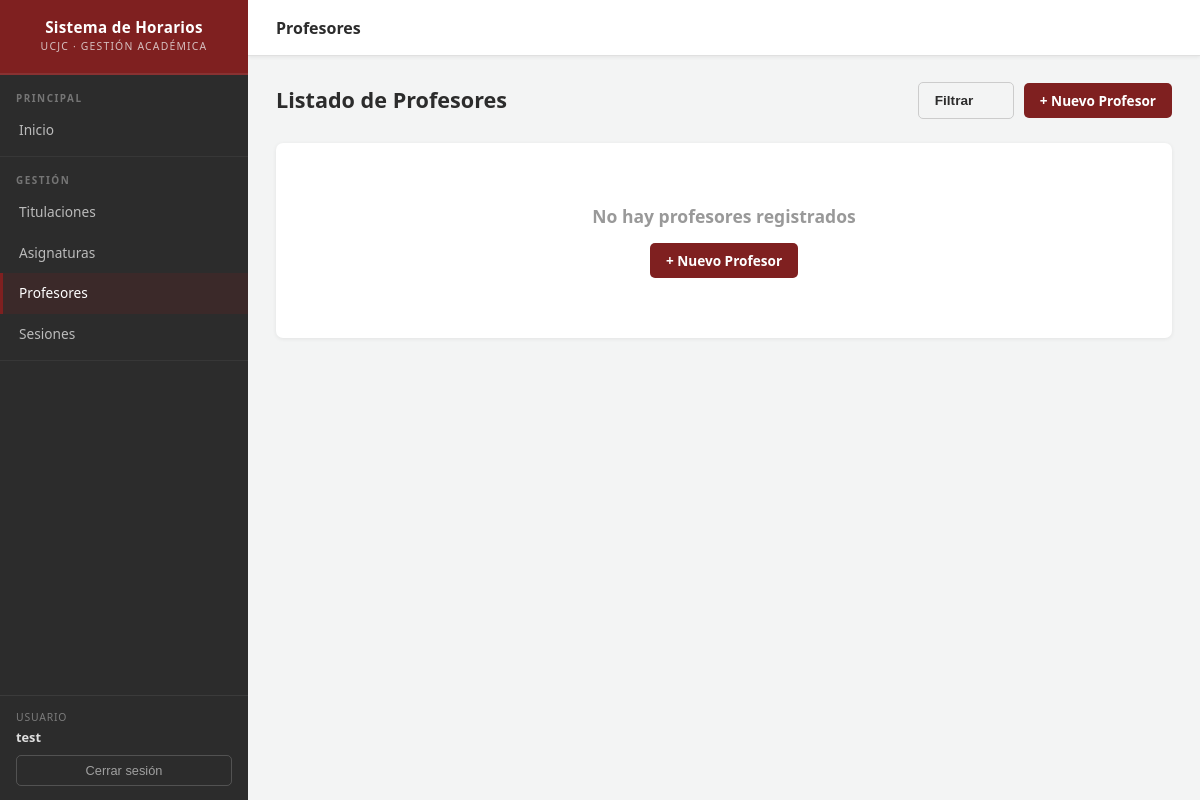
The app's page /horarios/profesores/ (signed in), older data.
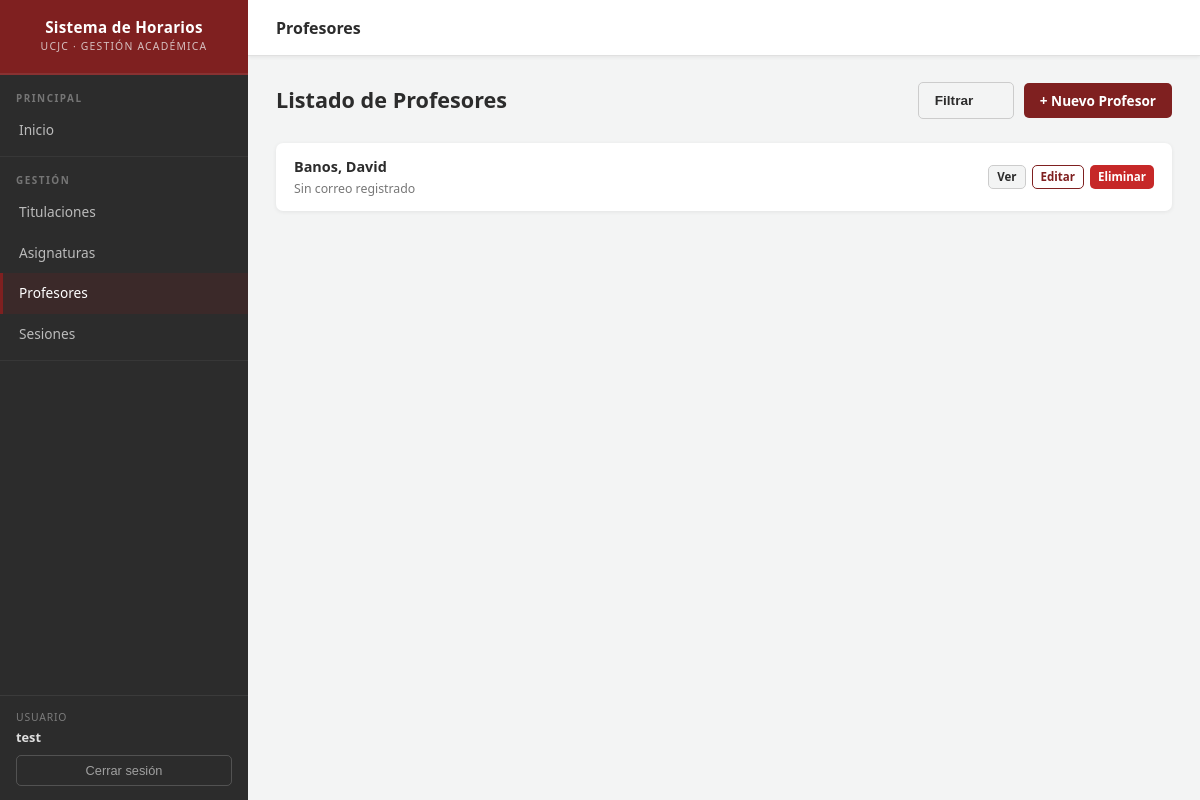
The same page, newer data.
### horarios/models.py (models this page shows, shortened)
class Profesor(models.Model):
    nombre = models.CharField(max_length=100)
    apellidos = models.CharField(max_length=100)
    email = models.EmailField(blank=True, null=True)
    creado_por = models.ForeignKey(
        settings.AUTH_USER_MODEL,
        on_delete=models.CASCADE,
        related_name='profesores_propios',
        null=True,
    )
    def get_absolute_url(self):
        return reverse('profesor-detail', args=[str(self.id)])

### horarios/views.py (the view)
# urls.py: path('profesores/', views.ProfesorListView.as_view(), name='profesores'),
class ProfesorListView(ListFilterMixin, LoginRequiredMixin, generic.ListView):
    model = Profesor
    paginate_by = 15
    filter_list_keys = ['titulacion']
    def get_queryset(self):
        qs = Profesor.objects.filter(creado_por=self.request.user)
        return filter_profesores(qs, self.request)

### horarios/filters.py (called while the page is built, shortened)
def build_filter_qs(request):
    params = request.GET.copy()
    params.pop('page', None)
    return params.urlencode()

def count_active_filters(request, list_keys=None, text_key='q'):
    count = 0
    if request.GET.get(text_key, '').strip():
        count += 1
    for key in list_keys or []:
        if request.GET.get(key, '').strip():
            count += 1
    return count

def filter_profesores(queryset, request):
    q = request.GET.get('q', '').strip()
    titulacion = request.GET.get('titulacion', '').strip()
    if titulacion:
        queryset = queryset.filter(asignaturas__titulacion_id=titulacion)
    return queryset.distinct()

### horarios/views.py (called while the page is built)
    def get_filter_context(self):
        user = self.request.user
        return {
            'filter_qs': build_filter_qs(self.request),
            'active_filter_count': count_active_filters(
                self.request, self.filter_list_keys
            ),
            'titulaciones_filtro': Titulacion.objects.filter(creado_por=user),
            'cursos_filtro': Asignatura.CURSOS,
            'dias_filtro': Sesion.DIAS_SEMANA,
        }

### horarios/templates/horarios/profesor_list.html (shortened to what this page needs)
{% extends "base_generic.html" %}
{% block page_title %}Profesores{% endblock %}
{% block content %}
<div class="page-header">
  <h2>Listado de Profesores</h2>
  <div class="page-header-actions">
    {% include "horarios/includes/filters_profesor.html" %}
    <a href="{% url 'profesor-create' %}" class="btn btn-primary">+ Nuevo Profesor</a>
  </div>
</div>
{% if profesor_list %}
<div class="card">
  <ul class="item-list">
    {% for profesor in profesor_list %}
    <li>
      <div class="item-main">
        <div class="item-title">
          <a href="{{ profesor.get_absolute_url }}" style="color: var(--charcoal); text-decoration: none;">
            {{ profesor.apellidos }}, {{ profesor.nombre }}
          </a>
        </div>
        <div class="item-subtitle">{{ profesor.email|default:"Sin correo registrado" }}</div>
      </div>
      <div class="item-actions">
        <a href="{{ profesor.get_absolute_url }}" class="btn btn-secondary btn-xs">Ver</a>
        {% if user.is_authenticated %}
        <a href="{% url 'profesor-update' profesor.id %}" class="btn btn-outline btn-xs">Editar</a>
        <a href="{% url 'profesor-delete' profesor.id %}" class="btn btn-danger btn-xs">Eliminar</a>
        {% endif %}
      </div>
    </li>
    {% endfor %}
  </ul>
</div>
{% else %}
<div class="card">
  <div class="card-body">
    <div class="empty-state">
      <h3 style="color: #999;">
        {% if request.GET %}No hay profesores que coincidan con el filtro{% else %}No hay profesores registrados{% endif %}
      </h3>
      {% if not request.GET %}
      <a href="{% url 'profesor-create' %}" class="btn btn-primary" style="margin-top: 14px;">+ Nuevo Profesor</a>
      {% endif %}
    </div>
  </div>
</div>
{% endif %}
{% endblock %}

Row changes from the older to the newer data that the page shows:
added Profesor: apellidos "Banos", nombre "David", email "Sin correo registrado"
Text that changed along with them:
text no longer shown: "No hay profesores registrados + Nuevo Profesor"
